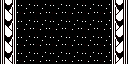

Rendered tile map (Tiled .tmx) drawn with the repository's tilesets; below, a short description and the full map source, tile grids included:
An orthogonal 16x8 tile map with 8x8 px tiles, 1 tile layer (タイル・レイヤー 1), 3 tilesets.

<map version="1.4" tiledversion="1.4.2" orientation="orthogonal" renderorder="right-down" width="16" height="8" tilewidth="8" tileheight="8" infinite="0" nextlayerid="2" nextobjectid="1">
 <tileset firstgid="1" source="石柱_右.tsx" />
 <tileset firstgid="5" source="石柱_左.tsx" />
 <tileset firstgid="9" source="地面.tsx" />
 <layer id="1" name="タイル・レイヤー 1" width="16" height="8">
  <data encoding="csv">
5,6,9,10,9,10,9,10,9,10,9,10,9,10,1,2,
7,8,11,12,11,12,11,12,11,12,11,12,11,12,3,4,
5,6,9,10,9,10,9,10,9,10,9,10,9,10,1,2,
7,8,11,12,11,12,11,12,11,12,11,12,11,12,3,4,
5,6,9,10,9,10,9,10,9,10,9,10,9,10,1,2,
7,8,11,12,11,12,11,12,11,12,11,12,11,12,3,4,
5,6,9,10,9,10,9,10,9,10,9,10,9,10,1,2,
7,8,11,12,11,12,11,12,11,12,11,12,11,12,3,4
</data>
 </layer>
</map>